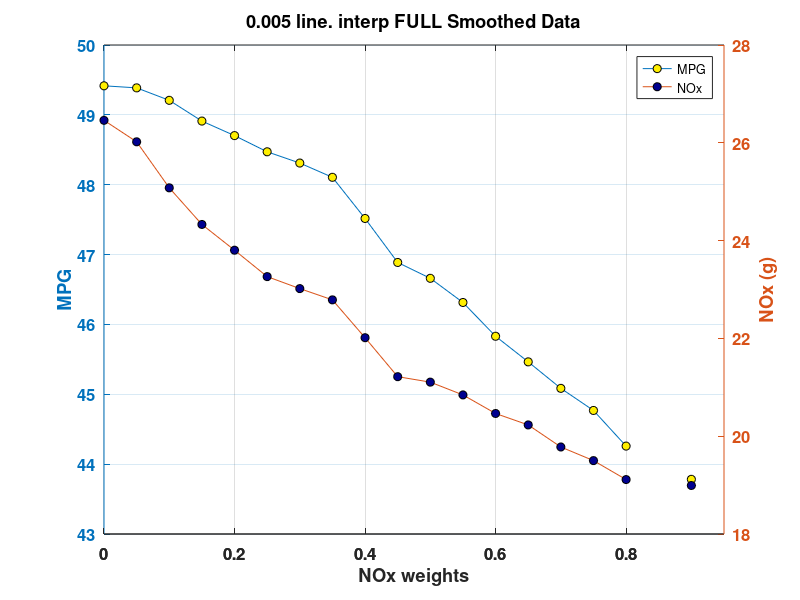
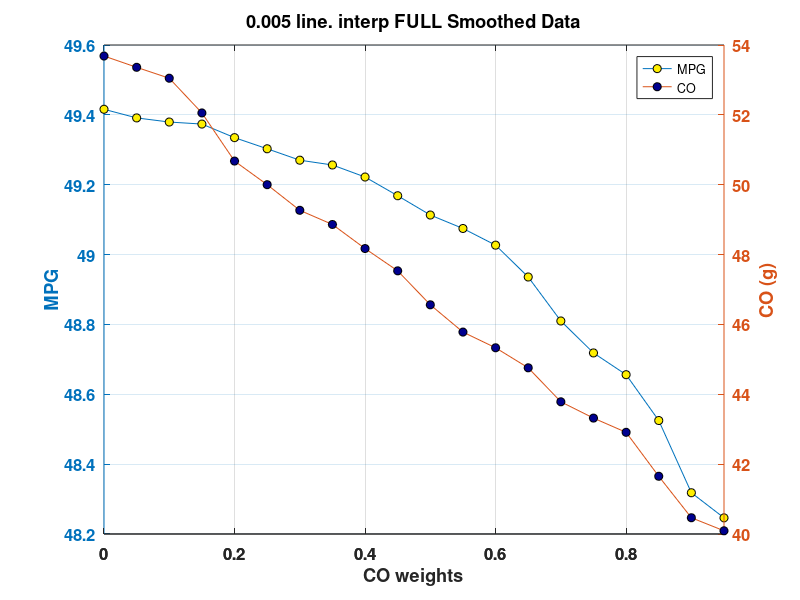
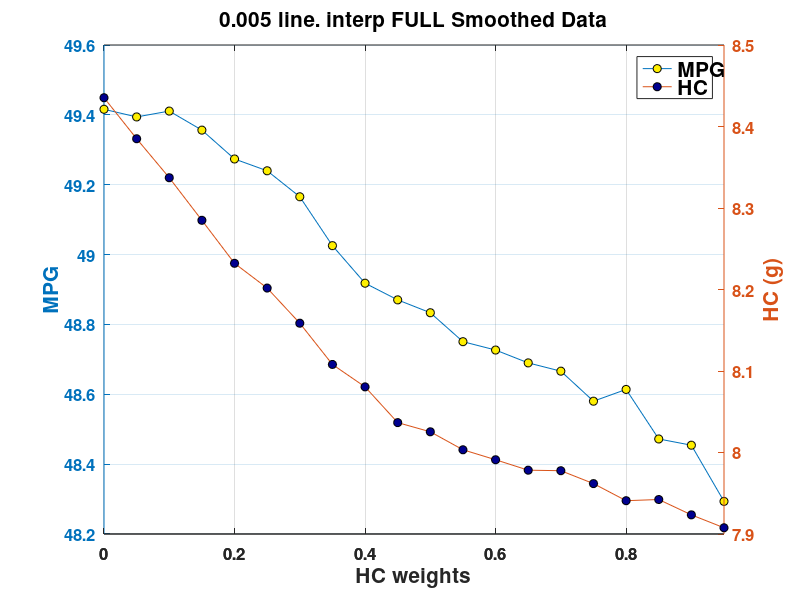

Reproduce these figures in MATLAB, in order.
clear;
clf;
close all;
C = jet;
h = 14;
r=6;
t = 10;
q = 40;  % For colors
n = 4;
h = 9;
y = 12;
x = 1.25;

start = 12;
stop = 10;
for i = [start];
    if i == 1
        load SOC_grid_1;
        c = '0.1';
    elseif i == 2
        load SOC_grid_01;
        c = '0.01';
    elseif i == 3
        load SOC_grid_005;
        c = '0.005';
    elseif i == 4
        load SOC_grid_001;
        c = '0.001';
    elseif i == 5
        load SOC_grid_0005;
        c = '0.0005';
    elseif i == 6
        load SOC_grid_005_interp;
        c = '0.005 lin. interp';
    elseif i == 7
        load SOC_grid_001_interp;
        c = '0.001 lin. interp.';
    elseif i == 8
        load SOC_grid_0005_interp;
        c = '0.0005 lin. interp.';
    elseif i == 9
        load SOC_grid_005_interp_cubic;
        c = '0.005 cubic interp.';
    elseif i == 10
        load SOC_grid_0005_interp_cubic;
        c = '0.0005 cubic. interp.';
    elseif i == 11
        load SOC_grid_005_interp_full_cyc;
        c = '0.005 line. interp FULL';
    else
        load SOC_grid_005_interp_full_cyc_smooth;
        c = '0.005 line. interp FULL Smoothed Data';
    end
    
    if i == start
        leg = {c};
        a = 1;
    else
        leg = {leg{1:a}, c};
        a = a+1;
    end
    
    figure(1)
    [AX,L1,L2] = plotyy(result.a1(1,:),result.mpg(1,:),result.a1(1,:),result.NOx(1,:));
    set(L1,'marker','o',...
        'LineWidth',0.5,...
        'MarkerEdgeColor','k',...
        'MarkerFaceColor',C(a+q,:),...
        'MarkerSize',r);
    set(L2,'marker','o',...
        'LineWidth',0.5,...
        'MarkerEdgeColor','k',...
        'MarkerFaceColor',C(a,:),...
        'MarkerSize',r);
    set(AX, 'fontsize', y,'fontweight','bold');
    ylabel({'MPG'}, 'parent', AX(1));
    ylabel('NOx (g)', 'parent', AX(2));grid
    xlabel('NOx weights')
    title(c);
    H = legend('MPG', 'NOx'); set(H,'fontsize', h)
    
    figure(2)
    [AX,L1,L2] = plotyy(result.a2(2,:),result.mpg(2,:),result.a2(2,:),result.CO(2,:));
    set(L1,'marker','o',...
        'LineWidth',0.5,...
        'MarkerEdgeColor','k',...
        'MarkerFaceColor',C(a+q,:),...
        'MarkerSize',r);
    set(L2,'marker','o',...
        'LineWidth',0.5,...
        'MarkerEdgeColor','k',...
        'MarkerFaceColor',C(a,:),...
        'MarkerSize',r);
    set(AX, 'fontsize', y,'fontweight','bold');
    ylabel({'MPG'}, 'parent', AX(1));
    ylabel('CO (g)', 'parent', AX(2));grid
    xlabel('CO weights')
    title(c);
    H = legend('MPG', 'CO'); set(H,'fontsize', h)
    
    figure(3)
    [AX,L1,L2] = plotyy(result.a3(3,:),result.mpg(3,:),result.a3(3,:),result.HC(3,:));
    set(L1,'marker','o',...
        'LineWidth',0.5,...
        'MarkerEdgeColor','k',...
        'MarkerFaceColor',C(a+q,:),...
        'MarkerSize',r);
    set(L2,'marker','o',...
        'LineWidth',0.5,...
        'MarkerEdgeColor','k',...
        'MarkerFaceColor',C(a,:),...
        'MarkerSize',r);
    set(AX, 'fontsize', y,'fontweight','bold');
    ylabel({'MPG'}, 'parent', AX(1));
    ylabel('HC (g)', 'parent', AX(2));grid
    xlabel('HC weights')
    title(c);
    H = legend('MPG', 'HC'); set(H,'fontsize', h)
    
%         figure(4)
%     [AX,L1,L2] = plotyy(result.shift(4,:),result.mpg(4,:),result.shift(4,:),result.(2,:));
%     set(L1,'marker','o',...
%         'LineWidth',0.5,...
%         'MarkerEdgeColor','k',...
%         'MarkerFaceColor',C(a+q,:),...
%         'MarkerSize',r);
%     set(L2,'marker','o',...
%         'LineWidth',0.5,...
%         'MarkerEdgeColor','k',...
%         'MarkerFaceColor',C(a,:),...
%         'MarkerSize',r);
%     set(AX, 'fontsize', y,'fontweight','bold');
%     ylabel({'MPG'}, 'parent', AX(1));
%     ylabel('CO (g)', 'parent', AX(2));grid
%     xlabel('CO weights')
%     title(c);
%     H = legend('MPG', 'CO'); set(H,'fontsize', h)
    %     figure(3)
    %     plot(result.a2(2,:),result.mpg(2,:),'-ko',...
    %         'LineWidth',0.5,...
    %         'MarkerEdgeColor','k',...
    %         'MarkerFaceColor',C(a+(a-1)*q,:),...
    %         'MarkerSize',r)
    %     grid on
    %     ylabel('MPG')
    %     xlabel('CO weights')
    %     legend(leg{1:a})
    %     set(findall(gcf,'type','text'),'FontSize',15,'fontWeight','bold')
    %     hold on
    %
    %     figure(4)
    %     plot(result.a3(3,:),result.mpg(3,:),'-ko',...
    %         'LineWidth',0.5,...
    %         'MarkerEdgeColor','k',...
    %         'MarkerFaceColor',C(a+(a-1)*q,:),...
    %         'MarkerSize',r)
    %     grid on
    %     ylabel('MPG')
    %     xlabel('HC weights')
    %     legend(leg{1:a})
    %     set(findall(gcf,'type','text'),'FontSize',15,'fontWeight','bold')
    %     hold on
    %
    %     figure(5)
    %     plot(result.shift(4,:),result.mpg(4,:),'-ko',...
    %         'LineWidth',0.5,...
    %         'MarkerEdgeColor','k',...
    %         'MarkerFaceColor',C(a+(a-1)*q,:),...
    %         'MarkerSize',r)
    %     grid on
    %     ylabel('MPG')
    %     xlabel('SHIFT weights')
    %     legend(leg{1:a})
    %     set(findall(gcf,'type','text'),'FontSize',15,'fontWeight','bold')
    %     hold on
    %
    %     figure(6)
    %     plot(result.eng(5,:),result.mpg(5,:),'-ko',...
    %         'LineWidth',0.5,...
    %         'MarkerEdgeColor','k',...
    %         'MarkerFaceColor',C(a+(a-1)*q,:),...
    %         'MarkerSize',r)
    %     grid on
    %     ylabel('MPG')
    %     xlabel('ENG weights')
    %     legend(leg{1:a})
    %     set(findall(gcf,'type','text'),'FontSize',15,'fontWeight','bold')
    %     hold on
end

hold off
set(findall(gcf,'type','text'),'FontSize',15,'fontWeight','bold')

